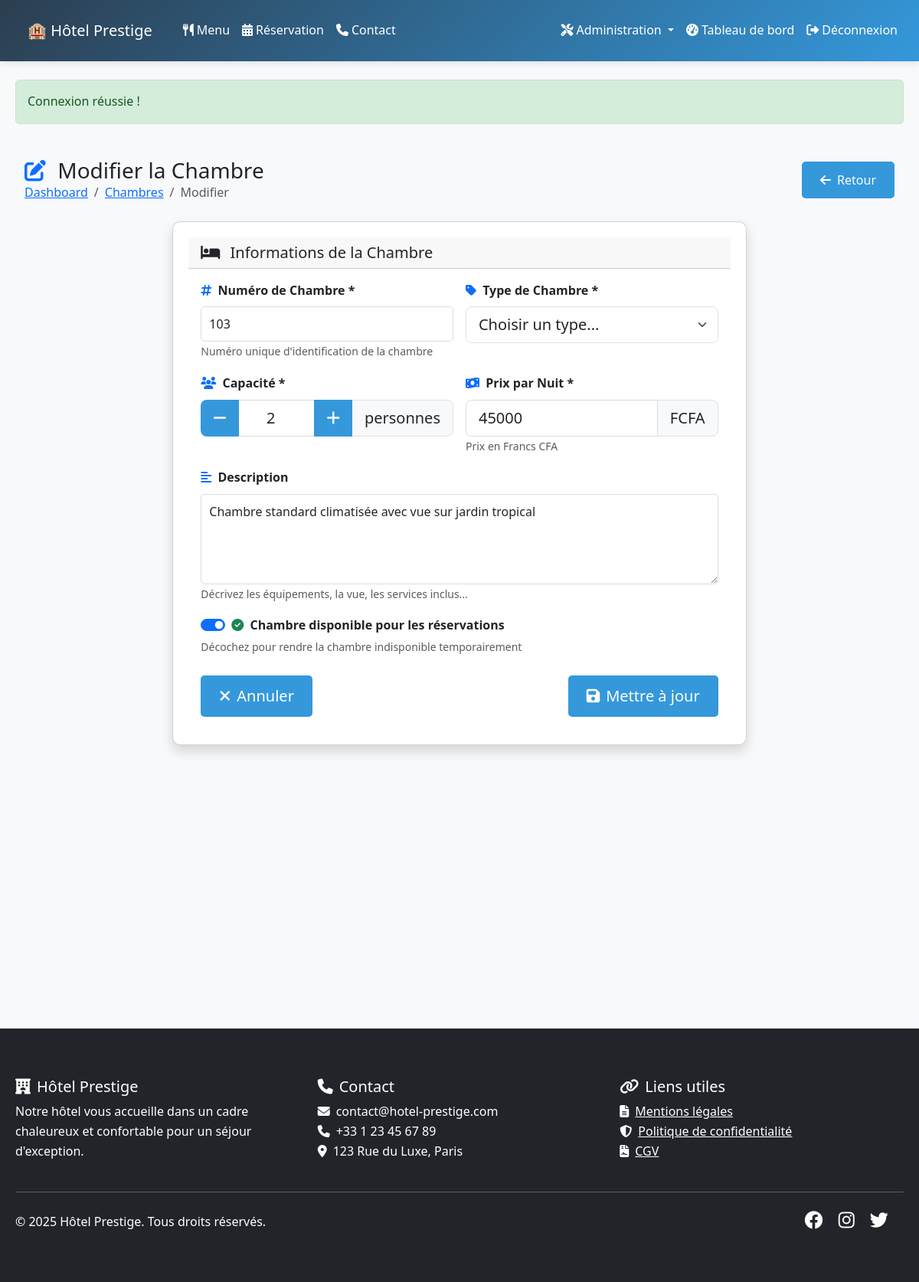
/admin/rooms/edit/15 (signed in), run on the app's committed database.
### tables this page shows
CREATE TABLE IF NOT EXISTS `rooms` (
  `id` int NOT NULL AUTO_INCREMENT,
  `number` varchar(10) NOT NULL,
  `type` varchar(50) NOT NULL,
  `capacity` int NOT NULL,
  `price_per_night` decimal(10,2) NOT NULL,
  `description` text,
  `is_available` tinyint(1) DEFAULT '1',
  `created_at` timestamp NULL DEFAULT CURRENT_TIMESTAMP,
  `updated_at` timestamp NULL DEFAULT CURRENT_TIMESTAMP ON UPDATE CURRENT_TIMESTAMP,
  PRIMARY KEY (`id`),
  UNIQUE KEY `number` (`number`),
  KEY `idx_type` (`type`),
  KEY `idx_capacity` (`capacity`)
);

### src/Models/Room.php (called while the page is built, shortened)
<?php
class Room
{
    private ?int $id;
    private string $number;
    private int $capacity;
    private float $pricePerNight;
    private ?string $description;
    private bool $isAvailable;
    public function __construct(
        ?int $id = null,
        string $number = '',
        string $type = '',
        int $capacity = 1,
        float $pricePerNight = 0.0,
        ?string $description = null,
        bool $isAvailable = true,
        ?string $createdAt = null,
        ?string $updatedAt = null
    ) {
        $this->id = $id;
        $this->number = $number;
        $this->capacity = $capacity;
        $this->pricePerNight = $pricePerNight;
        $this->description = $description;
        $this->isAvailable = $isAvailable;
    }
    public static function fromArray(array $data): self
    {
        return new self(
            $data['id'] ?? null,
            $data['number'] ?? '',
            $data['type'] ?? '',
            (int) ($data['capacity'] ?? 1),
            (float) ($data['price_per_night'] ?? 0.0),
            $data['description'] ?? null,
            (bool) ($data['is_available'] ?? true),
            $data['created_at'] ?? null,
            $data['updated_at'] ?? null
        );
    }
    public function getId(): ?int
    {
        return $this->id;
    }
    public function getNumber(): string
    {
        return $this->number;
    }
    public function getCapacity(): int
    {
        return $this->capacity;
    }
    public function getPricePerNight(): float
    {
        return $this->pricePerNight;
    }
    public function getDescription(): ?string
    {
        return $this->description;
    }
    public function isAvailable(): bool
    {
        return $this->isAvailable;
    }
}

### src/Controllers/AdminController.php (called while the page is built, shortened)
<?php
class AdminController
{
    private RoomService $roomService;
    public function __construct()
    {
        $this->roomService = new RoomService();
    }
    public function roomEdit(int $id)
    {
        try {
            $roomData = $this->roomService->getRoomById($id);
            $room = Room::fromArray($roomData);
            require __DIR__ . '/../Views/templates/admin/rooms/form.php';
            require __DIR__ . '/../Views/templates/layout.php';
        } catch (\Exception $e) {
            $_SESSION['error'] = 'Erreur lors du chargement: ' . $e->getMessage();
            $this->redirect('/admin/rooms');
        }
    }
}

### src/Config/Config.php (called while the page is built, shortened)
<?php
class Config
{
    private static $instance = null;
    private $config = [];
    private function __construct()
    {
        $this->config = [
            'db' => [
                'host' => $_ENV['DB_HOST'] ?? getenv('DB_HOST') ?: 'localhost',
                'name' => $_ENV['DB_NAME'] ?? getenv('DB_NAME') ?: 'gestion-hotel',
                'user' => $_ENV['DB_USER'] ?? getenv('DB_USER') ?: 'root',
                'pass' => $_ENV['DB_PASS'] ?? getenv('DB_PASS') ?: '',
                'charset' => $_ENV['DB_CHARSET'] ?? getenv('DB_CHARSET') ?: 'utf8mb4'
            ],
            'app' => [
                'env' => $_ENV['APP_ENV'] ?? getenv('APP_ENV') ?: 'development',
                'debug' => filter_var($_ENV['APP_DEBUG'] ?? getenv('APP_DEBUG') ?: true, FILTER_VALIDATE_BOOLEAN)
            ]
        ];
    }
    public static function getInstance(): self
    {
        if (self::$instance === null) {
            self::$instance = new self();
        }
        return self::$instance;
    }
    public function get(string $key, $default = null)
    {
        $keys = explode('.', $key);
        $config = $this->config;
        foreach ($keys as $key) {
            $config = $config[$key];
        }
        return $config;
    }
}

### src/Services/DatabaseService.php (called while the page is built, shortened)
<?php
class DatabaseService {
    private static $instance = null;
    private PDO $pdo;
    private function __construct() {
        $config = Config::getInstance();
        try {
            $dsn = sprintf(
                "mysql:host=%s;dbname=%s;charset=%s",
                $config->get('db.host'),
                $config->get('db.name'),
                $config->get('db.charset')
            );
            $this->pdo = new PDO(
                $dsn,
                $config->get('db.user'),
                $config->get('db.pass'),
                [
                    PDO::ATTR_ERRMODE => PDO::ERRMODE_EXCEPTION,
                    PDO::ATTR_DEFAULT_FETCH_MODE => PDO::FETCH_ASSOC,
                    PDO::ATTR_EMULATE_PREPARES => false
                ]
            );
        } catch (PDOException $e) {
            if ($config->get('app.debug')) {
                throw new PDOException($e->getMessage(), (int)$e->getCode());
            }
            throw new PDOException('Database connection failed');
        }
    }
    public static function getInstance(): self {
        if (self::$instance === null) {
            self::$instance = new self();
        }
        return self::$instance;
    }
    public function getConnection(): PDO {
        return $this->pdo;
    }
}

### src/Services/RoomService.php (called while the page is built, shortened)
<?php
class RoomService
{
    private PDO $db;
    public function __construct()
    {
        $this->db = DatabaseService::getInstance()->getConnection();
    }
    public function getRoomById(int $id): ?array
    {
        $stmt = $this->db->prepare("
            SELECT *
            FROM rooms
            WHERE id = ?
        ");
        $stmt->execute([$id]);
        return $stmt->fetch(PDO::FETCH_ASSOC) ?: null;
    }
}

### src/Views/templates/admin/rooms/form.php (the view, shortened to what this page needs)
<?php
$isEdit = $room->getId() !== null;
$pageTitle = $isEdit ? 'Modifier la Chambre' : 'Nouvelle Chambre';
$submitText = $isEdit ? 'Mettre à jour' : 'Créer';
$submitIcon = $isEdit ? 'fa-save' : 'fa-plus';
?>
<div class="container-fluid py-4">
    <div class="row mb-4">
        <div class="col-12">
            <div class="d-flex justify-content-between align-items-center">
                <div>
                    <h1 class="h3 mb-0">
                        <i class="fas <?= $isEdit ? 'fa-edit' : 'fa-plus' ?> me-2 text-primary"></i>
                        <?= $pageTitle ?>
                    </h1>
                    <nav aria-label="breadcrumb">
                        <ol class="breadcrumb mb-0">
                            <li class="breadcrumb-item"><a href="/admin/dashboard">Dashboard</a></li>
                            <li class="breadcrumb-item"><a href="/admin/rooms">Chambres</a></li>
                            <li class="breadcrumb-item active"><?= $isEdit ? 'Modifier' : 'Nouvelle' ?></li>
                        </ol>
                    </nav>
                </div>
                <div>
                    <a href="/admin/rooms" class="btn btn-outline-secondary">
                        <i class="fas fa-arrow-left me-2"></i>Retour
                    </a>
                </div>
            </div>
        </div>
    </div>
    <div class="row justify-content-center">
        <div class="col-lg-8">
            <div class="card shadow">
                <div class="card-header">
                    <h5 class="mb-0">
                        <i class="fas fa-bed me-2"></i>
                        Informations de la Chambre
                    </h5>
                </div>
                <div class="card-body">
                    <form method="POST" class="needs-validation" novalidate>
                        <div class="row g-3">
                            <div class="col-md-6">
                                <label for="number" class="form-label fw-bold">
                                    <i class="fas fa-hashtag text-primary me-1"></i>
                                    Numéro de Chambre *
                                </label>
                                <input type="text"
                                    class="form-control form-control-lg"
                                    id="number"
                                    name="number"
                                    value="<?= htmlspecialchars($_SESSION['old_data']['number'] ?? $room->getNumber()) ?>"
                                    placeholder="Ex: 101, A-5, Suite-1"
                                    required>
                                <small class="form-text text-muted">
                                    Numéro unique d'identification de la chambre
                                </small>
                            </div>
                            <div class="col-md-6">
                                <label for="type" class="form-label fw-bold">
                                    <i class="fas fa-tag text-primary me-1"></i>
                                    Type de Chambre *
                                </label>
                                <select class="form-select form-select-lg" id="type" name="type" required>
                                    <option value="">Choisir un type...</option>
                                </select>
                            </div>
                            <div class="col-md-6">
                                <label for="capacity" class="form-label fw-bold">
                                    <i class="fas fa-users text-primary me-1"></i>
                                    Capacité *
                                </label>
                                <div class="input-group input-group-lg">
                                    <button class="btn btn-outline-secondary" type="button" onclick="changeCapacity(-1)">
                                        <i class="fas fa-minus"></i>
                                    </button>
                                    <input type="number"
                                        class="form-control text-center"
                                        id="capacity"
                                        name="capacity"
                                        value="<?= $_SESSION['old_data']['capacity'] ?? $room->getCapacity() ?>"
                                        min="1"
                                        max="10"
                                        required>
                                    <button class="btn btn-outline-secondary" type="button" onclick="changeCapacity(1)">
                                        <i class="fas fa-plus"></i>
                                    </button>
                                    <span class="input-group-text">personnes</span>
                                </div>
                            </div>
                            <div class="col-md-6">
                                <label for="price_per_night" class="form-label fw-bold">
                                    <i class="fas fa-money-bill-wave text-primary me-1"></i>
                                    Prix par Nuit *
                                </label>
                                <div class="input-group input-group-lg">
                                    <input type="number"
                                        class="form-control"
                                        id="price_per_night"
                                        name="price_per_night"
                                        value="<?= $_SESSION['old_data']['price_per_night'] ?? $room->getPricePerNight() ?>"
                                        min="0"
                                        step="1000"
                                        placeholder="50000"
                                        required>
                                    <span class="input-group-text">FCFA</span>
                                </div>
                                <small class="form-text text-muted">
                                    Prix en Francs CFA
                                </small>
                            </div>
                            <div class="col-12">
                                <label for="description" class="form-label fw-bold">
                                    <i class="fas fa-align-left text-primary me-1"></i>
                                    Description
                                </label>
                                <textarea class="form-control"
                                    id="description"
                                    name="description"
                                    rows="4"
                                    placeholder="Description détaillée de la chambre..."><?= htmlspecialchars($_SESSION['old_data']['description'] ?? $room->getDescription() ?? '') ?></textarea>
                                <small class="form-text text-muted">
                                    Décrivez les équipements, la vue, les services inclus...
                                </small>
                            </div>
                            <div class="col-12">
                                <div class="form-check form-switch">
                                    <input class="form-check-input"
                                        type="checkbox"
                                        id="is_available"
                                        name="is_available"
                                        <?= ($_SESSION['old_data']['is_available'] ?? $room->isAvailable()) ? 'checked' : '' ?>>
                                    <label class="form-check-label fw-bold" for="is_available">
                                        <i class="fas fa-check-circle text-success me-1"></i>
                                        Chambre disponible pour les réservations
                                    </label>
                                </div>
                                <small class="form-text text-muted">
                                    Décochez pour rendre la chambre indisponible temporairement
                                </small>
                            </div>
                        </div>
                        <div class="row mt-4">
                            <div class="col-12">
                                <div class="d-flex justify-content-between">
                                    <a href="/admin/rooms" class="btn btn-outline-secondary btn-lg">
                                        <i class="fas fa-times me-2"></i>Annuler
                                    </a>
                                    <button type="submit" class="btn btn-primary btn-lg">
                                        <i class="fas <?= $submitIcon ?> me-2"></i><?= $submitText ?>
                                    </button>
                                </div>
                            </div>
                        </div>
                    </form>
                </div>
            </div>
        </div>
    </div>
</div>

### public/assets/css/style.css (style rules this page uses)
body { font-family: 'Segoe UI', Tahoma, Geneva, Verdana, sans-serif; line-height: 1.6; margin: 0; padding: 0; background-color: #f8f9fa; }
.btn { display: inline-block; padding: 12px 24px; background: #3498db; color: white; text-decoration: none; border-radius: 5px; transition: all 0.3s ease; border: none; cursor: pointer; }
.btn-primary { background: #3498db; }
.card { background: white; border-radius: 10px; padding: 20px; margin-bottom: 20px; box-shadow: 0 5px 15px rgba(0, 0, 0, 0.1); transition: transform 0.3s ease; }
.form-control { width: 100%; padding: 10px; border: 1px solid #ddd; border-radius: 5px; font-size: 16px; }

### data on the page
rooms: id "Modifier la Chambre", number "103", capacity "2", price_per_night "45000", description "Chambre standard climatisée avec vue sur jardin tropical", is_available "☑", id "Mettre à jour"

### other printed values
$_SESSION['success'] "Connexion réussie !"
